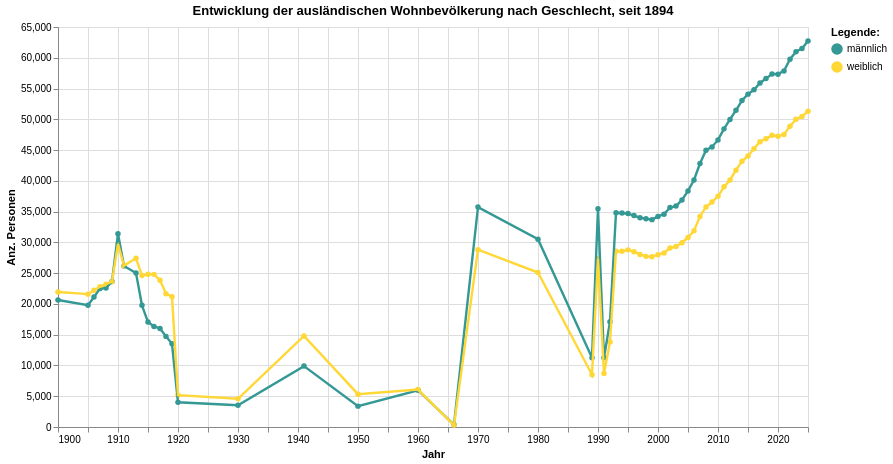

The notebook cell this image was saved under:
### Code cell
grafik2 = mypy_dv.plot_altair_multiline_highlight(
    data = myAgg2.reset_index().sort_values('SexCd', ascending=True)
    ,x = 'StichtagDatJahr:T'
    ,y = 'sum_WBev:Q'
    ,x_beschriftung = 'Jahr'
    , y_beschriftung = 'Anz. Personen'
    ,category = "SexLang:N"
    ,category_beschriftung= 'Legende:'
    ,custom_palette = zuericolors_gender3
    ,warning_status = "ignore" #always or ignore
    ,myTitle="Entwicklung der ausländischen Wohnbevölkerung nach Geschlecht, seit "+str(int(data2betested.index.year.min()))
)
grafik2

### Figure 1 — Vega-Lite specification as saved in the notebook (floating-point values rounded to 4 significant figures)
{"config": {"view": {"continuousWidth": 300, "continuousHeight": 300}}, "layer": [{"mark": {"type": "circle"}, "encoding": {"color": {"field": "SexLang", "legend": {"orient": "right", "title": "Legende:"}, "scale": {"range": ["#349894", "#FFD736", "#986AD5"]}, "type": "nominal"}, "opacity": {"value": 1.3}, "tooltip": [{"field": "StichtagDatJahr", "type": "temporal"}, {"field": "SexLang", "type": "nominal"}, {"field": "sum_WBev", "type": "quantitative"}], "x": {"axis": {"title": "Jahr"}, "field": "StichtagDatJahr", "type": "temporal"}, "y": {"axis": {"title": "Anz. Personen"}, "field": "sum_WBev", "type": "quantitative"}}, "name": "view_6", "title": "Entwicklung der ausländischen Wohnbevölkerung nach Geschlecht, seit 1894"}, {"mark": {"type": "line"}, "encoding": {"color": {"field": "SexLang", "legend": {"orient": "right", "title": "Legende:"}, "scale": {"range": ["#349894", "#FFD736", "#986AD5"]}, "type": "nominal"}, "strokeWidth": {"condition": {"test": {"not": {"param": "param_6"}}, "value": 1.2}, "value": 2.4}, "tooltip": [{"field": "StichtagDatJahr", "type": "temporal"}, {"field": "SexLang", "type": "nominal"}, {"field": "sum_WBev", "type": "quantitative"}], "x": {"axis": {"title": "Jahr"}, "field": "StichtagDatJahr", "type": "temporal"}, "y": {"axis": {"title": "Anz. Personen"}, "field": "sum_WBev", "type": "quantitative"}}, "title": "Entwicklung der ausländischen Wohnbevölkerung nach Geschlecht, seit 1894"}], "data": {"name": "data-49013ac15f41087b71aa9802d9fa26d0"}, "height": 400, "params": [{"name": "param_6", "select": {"type": "point", "fields": ["SexLang:N"], "nearest": true, "on": "pointerover"}, "views": ["view_6"]}], "width": 750, "$schema": "https://vega.github.io/schema/vega-lite/v5.8.0.json", "datasets": {"data-49013ac15f41087b71aa9802d9fa26d0": [{"StichtagDatJahr": "1900-01-01T00:00:00", "SexCd": 1, "SexLang": "männlich", "sum_WBev": 20642}, {"StichtagDatJahr": "2003-01-01T00:00:00", "SexCd": 1, "SexLang": "männlich", "sum_WBev": 35895}, {"StichtagDatJahr": "2002-01-01T00:00:00", "SexCd": 1, "SexLang": "männlich", "sum_WBev": 35664}, {"StichtagDatJahr": "2001-01-01T00:00:00", "SexCd": 1, "SexLang": "männlich", "sum_WBev": 34574}, {"StichtagDatJahr": "2000-01-01T00:00:00", "SexCd": 1, "SexLang": "männlich", "sum_WBev": 34217}, {"StichtagDatJahr": "1999-01-01T00:00:00", "SexCd": 1, "SexLang": "männlich", "sum_WBev": 33698}, {"StichtagDatJahr": "1998-01-01T00:00:00", "SexCd": 1, "SexLang": "männlich", "sum_WBev": 33854}, {"StichtagDatJahr": "1997-01-01T00:00:00", "SexCd": 1, "SexLang": "männlich", "sum_WBev": 34008}, {"StichtagDatJahr": "2004-01-01T00:00:00", "SexCd": 1, "SexLang": "männlich", "sum_WBev": 36898}, {"StichtagDatJahr": "1996-01-01T00:00:00", "SexCd": 1, "SexLang": "männlich", "sum_WBev": 34366}, {"StichtagDatJahr": "1994-01-01T00:00:00", "SexCd": 1, "SexLang": "männlich", "sum_WBev": 34779}, {"StichtagDatJahr": "1993-01-01T00:00:00", "SexCd": 1, "SexLang": "männlich", "sum_WBev": 34811}, {"StichtagDatJahr": "1992-01-01T00:00:00", "SexCd": 1, "SexLang": "männlich", "sum_WBev": 17105}, {"StichtagDatJahr": "1991-01-01T00:00:00", "SexCd": 1, "SexLang": "männlich", "sum_WBev": 11247}, {"StichtagDatJahr": "1990-01-01T00:00:00", "SexCd": 1, "SexLang": "männlich", "sum_WBev": 35463}, {"StichtagDatJahr": "1989-01-01T00:00:00", "SexCd": 1, "SexLang": "männlich", "sum_WBev": 11264}, {"StichtagDatJahr": "1980-01-01T00:00:00", "SexCd": 1, "SexLang": "männlich", "sum_WBev": 30527}, {"StichtagDatJahr": "2025-01-01T00:00:00", "SexCd": 1, "SexLang": "männlich", "sum_WBev": 62717}, {"StichtagDatJahr": "2005-01-01T00:00:00", "SexCd": 1, "SexLang": "männlich", "sum_WBev": 38364}, {"StichtagDatJahr": "2006-01-01T00:00:00", "SexCd": 1, "SexLang": "männlich", "sum_WBev": 40138}, {"StichtagDatJahr": "2007-01-01T00:00:00", "SexCd": 1, "SexLang": "männlich", "sum_WBev": 42807}, {"StichtagDatJahr": "2024-01-01T00:00:00", "SexCd": 1, "SexLang": "männlich", "sum_WBev": 61491}, {"StichtagDatJahr": "2023-01-01T00:00:00", "SexCd": 1, "SexLang": "männlich", "sum_WBev": 60972}, {"StichtagDatJahr": "2022-01-01T00:00:00", "SexCd": 1, "SexLang": "männlich", "sum_WBev": 59769}, {"StichtagDatJahr": "2021-01-01T00:00:00", "SexCd": 1, "SexLang": "männlich", "sum_WBev": 57867}, {"StichtagDatJahr": "2020-01-01T00:00:00", "SexCd": 1, "SexLang": "männlich", "sum_WBev": 57338}, {"StichtagDatJahr": "2019-01-01T00:00:00", "SexCd": 1, "SexLang": "männlich", "sum_WBev": 57380}, {"StichtagDatJahr": "2018-01-01T00:00:00", "SexCd": 1, "SexLang": "männlich", "sum_WBev": 56618}, {"StichtagDatJahr": "2017-01-01T00:00:00", "SexCd": 1, "SexLang": "männlich", "sum_WBev": 55907}, {"StichtagDatJahr": "2016-01-01T00:00:00", "SexCd": 1, "SexLang": "männlich", "sum_WBev": 54788}, {"StichtagDatJahr": "2015-01-01T00:00:00", "SexCd": 1, "SexLang": "männlich", "sum_WBev": 54092}, {"StichtagDatJahr": "2014-01-01T00:00:00", "SexCd": 1, "SexLang": "männlich", "sum_WBev": 53051}, {"StichtagDatJahr": "2013-01-01T00:00:00", "SexCd": 1, "SexLang": "männlich", "sum_WBev": 51468}, {"StichtagDatJahr": "2012-01-01T00:00:00", "SexCd": 1, "SexLang": "männlich", "sum_WBev": 49975}, {"StichtagDatJahr": "2011-01-01T00:00:00", "SexCd": 1, "SexLang": "männlich", "sum_WBev": 48446}, {"StichtagDatJahr": "2010-01-01T00:00:00", "SexCd": 1, "SexLang": "männlich", "sum_WBev": 46648}, {"StichtagDatJahr": "2009-01-01T00:00:00", "SexCd": 1, "SexLang": "männlich", "sum_WBev": 45515}, {"StichtagDatJahr": "2008-01-01T00:00:00", "SexCd": 1, "SexLang": "männlich", "sum_WBev": 44986}, {"StichtagDatJahr": "1970-01-01T00:00:00", "SexCd": 1, "SexLang": "männlich", "sum_WBev": 35736}, {"StichtagDatJahr": "1966-01-01T00:00:00", "SexCd": 1, "SexLang": "männlich", "sum_WBev": 387}, {"StichtagDatJahr": "1995-01-01T00:00:00", "SexCd": 1, "SexLang": "männlich", "sum_WBev": 34677}, {"StichtagDatJahr": "1908-01-01T00:00:00", "SexCd": 1, "SexLang": "männlich", "sum_WBev": 22574}, {"StichtagDatJahr": "1917-01-01T00:00:00", "SexCd": 1, "SexLang": "männlich", "sum_WBev": 16011}, {"StichtagDatJahr": "1913-01-01T00:00:00", "SexCd": 1, "SexLang": "männlich", "sum_WBev": 25020}, {"StichtagDatJahr": "1919-01-01T00:00:00", "SexCd": 1, "SexLang": "männlich", "sum_WBev": 13517}, {"StichtagDatJahr": "1920-01-01T00:00:00", "SexCd": 1, "SexLang": "männlich", "sum_WBev": 4018}, {"StichtagDatJahr": "1910-01-01T00:00:00", "SexCd": 1, "SexLang": "männlich", "sum_WBev": 31419}, {"StichtagDatJahr": "1907-01-01T00:00:00", "SexCd": 1, "SexLang": "männlich", "sum_WBev": 22500}, {"StichtagDatJahr": "1916-01-01T00:00:00", "SexCd": 1, "SexLang": "männlich", "sum_WBev": 16329}, {"StichtagDatJahr": "1918-01-01T00:00:00", "SexCd": 1, "SexLang": "männlich", "sum_WBev": 14726}, {"StichtagDatJahr": "1906-01-01T00:00:00", "SexCd": 1, "SexLang": "männlich", "sum_WBev": 21132}, {"StichtagDatJahr": "1930-01-01T00:00:00", "SexCd": 1, "SexLang": "männlich", "sum_WBev": 3532}, {"StichtagDatJahr": "1941-01-01T00:00:00", "SexCd": 1, "SexLang": "männlich", "sum_WBev": 9895}, {"StichtagDatJahr": "1915-01-01T00:00:00", "SexCd": 1, "SexLang": "männlich", "sum_WBev": 17054}, {"StichtagDatJahr": "1905-01-01T00:00:00", "SexCd": 1, "SexLang": "männlich", "sum_WBev": 19795}, {"StichtagDatJahr": "1950-01-01T00:00:00", "SexCd": 1, "SexLang": "männlich", "sum_WBev": 3391}, {"StichtagDatJahr": "1911-01-01T00:00:00", "SexCd": 1, "SexLang": "männlich", "sum_WBev": 26150}, {"StichtagDatJahr": "1960-01-01T00:00:00", "SexCd": 1, "SexLang": "männlich", "sum_WBev": 5976}, {"StichtagDatJahr": "1914-01-01T00:00:00", "SexCd": 1, "SexLang": "männlich", "sum_WBev": 19770}, {"StichtagDatJahr": "1909-01-01T00:00:00", "SexCd": 1, "SexLang": "männlich", "sum_WBev": 23649}, {"StichtagDatJahr": "1910-01-01T00:00:00", "SexCd": 2, "SexLang": "weiblich", "sum_WBev": 29755}, {"StichtagDatJahr": "2012-01-01T00:00:00", "SexCd": 2, "SexLang": "weiblich", "sum_WBev": 40151}, {"StichtagDatJahr": "1911-01-01T00:00:00", "SexCd": 2, "SexLang": "weiblich", "sum_WBev": 26221}, {"StichtagDatJahr": "2010-01-01T00:00:00", "SexCd": 2, "SexLang": "weiblich", "sum_WBev": 37482}, {"StichtagDatJahr": "2013-01-01T00:00:00", "SexCd": 2, "SexLang": "weiblich", "sum_WBev": 41742}, {"StichtagDatJahr": "1909-01-01T00:00:00", "SexCd": 2, "SexLang": "weiblich", "sum_WBev": 23615}, {"StichtagDatJahr": "2014-01-01T00:00:00", "SexCd": 2, "SexLang": "weiblich", "sum_WBev": 43173}, {"StichtagDatJahr": "2011-01-01T00:00:00", "SexCd": 2, "SexLang": "weiblich", "sum_WBev": 39025}, {"StichtagDatJahr": "1966-01-01T00:00:00", "SexCd": 2, "SexLang": "weiblich", "sum_WBev": 310}, {"StichtagDatJahr": "1908-01-01T00:00:00", "SexCd": 2, "SexLang": "weiblich", "sum_WBev": 23215}, {"StichtagDatJahr": "2016-01-01T00:00:00", "SexCd": 2, "SexLang": "weiblich", "sum_WBev": 45201}, {"StichtagDatJahr": "2017-01-01T00:00:00", "SexCd": 2, "SexLang": "weiblich", "sum_WBev": 46363}, {"StichtagDatJahr": "1907-01-01T00:00:00", "SexCd": 2, "SexLang": "weiblich", "sum_WBev": 22781}, {"StichtagDatJahr": "2018-01-01T00:00:00", "SexCd": 2, "SexLang": "weiblich", "sum_WBev": 46837}, {"StichtagDatJahr": "2019-01-01T00:00:00", "SexCd": 2, "SexLang": "weiblich", "sum_WBev": 47392}, {"StichtagDatJahr": "1906-01-01T00:00:00", "SexCd": 2, "SexLang": "weiblich", "sum_WBev": 22226}, {"StichtagDatJahr": "2020-01-01T00:00:00", "SexCd": 2, "SexLang": "weiblich", "sum_WBev": 47238}, {"StichtagDatJahr": "2021-01-01T00:00:00", "SexCd": 2, "SexLang": "weiblich", "sum_WBev": 47542}, {"StichtagDatJahr": "1905-01-01T00:00:00", "SexCd": 2, "SexLang": "weiblich", "sum_WBev": 21591}, {"StichtagDatJahr": "2022-01-01T00:00:00", "SexCd": 2, "SexLang": "weiblich", "sum_WBev": 48889}, {"StichtagDatJahr": "2023-01-01T00:00:00", "SexCd": 2, "SexLang": "weiblich", "sum_WBev": 50027}, {"StichtagDatJahr": "1900-01-01T00:00:00", "SexCd": 2, "SexLang": "weiblich", "sum_WBev": 21936}, {"StichtagDatJahr": "2024-01-01T00:00:00", "SexCd": 2, "SexLang": "weiblich", "sum_WBev": 50449}, {"StichtagDatJahr": "2015-01-01T00:00:00", "SexCd": 2, "SexLang": "weiblich", "sum_WBev": 44042}, {"StichtagDatJahr": "2009-01-01T00:00:00", "SexCd": 2, "SexLang": "weiblich", "sum_WBev": 36545}, {"StichtagDatJahr": "1914-01-01T00:00:00", "SexCd": 2, "SexLang": "weiblich", "sum_WBev": 24602}, {"StichtagDatJahr": "1913-01-01T00:00:00", "SexCd": 2, "SexLang": "weiblich", "sum_WBev": 27412}, {"StichtagDatJahr": "1970-01-01T00:00:00", "SexCd": 2, "SexLang": "weiblich", "sum_WBev": 28822}, {"StichtagDatJahr": "1950-01-01T00:00:00", "SexCd": 2, "SexLang": "weiblich", "sum_WBev": 5338}, {"StichtagDatJahr": "1980-01-01T00:00:00", "SexCd": 2, "SexLang": "weiblich", "sum_WBev": 25105}, {"StichtagDatJahr": "1989-01-01T00:00:00", "SexCd": 2, "SexLang": "weiblich", "sum_WBev": 8497}, {"StichtagDatJahr": "1941-01-01T00:00:00", "SexCd": 2, "SexLang": "weiblich", "sum_WBev": 14794}, {"StichtagDatJahr": "1990-01-01T00:00:00", "SexCd": 2, "SexLang": "weiblich", "sum_WBev": 27348}, {"StichtagDatJahr": "1991-01-01T00:00:00", "SexCd": 2, "SexLang": "weiblich", "sum_WBev": 8714}, {"StichtagDatJahr": "1930-01-01T00:00:00", "SexCd": 2, "SexLang": "weiblich", "sum_WBev": 4589}, {"StichtagDatJahr": "1992-01-01T00:00:00", "SexCd": 2, "SexLang": "weiblich", "sum_WBev": 13814}, {"StichtagDatJahr": "1993-01-01T00:00:00", "SexCd": 2, "SexLang": "weiblich", "sum_WBev": 28565}, {"StichtagDatJahr": "1920-01-01T00:00:00", "SexCd": 2, "SexLang": "weiblich", "sum_WBev": 5178}, {"StichtagDatJahr": "1994-01-01T00:00:00", "SexCd": 2, "SexLang": "weiblich", "sum_WBev": 28555}, {"StichtagDatJahr": "1995-01-01T00:00:00", "SexCd": 2, "SexLang": "weiblich", "sum_WBev": 28784}, {"StichtagDatJahr": "1996-01-01T00:00:00", "SexCd": 2, "SexLang": "weiblich", "sum_WBev": 28494}, {"StichtagDatJahr": "1919-01-01T00:00:00", "SexCd": 2, "SexLang": "weiblich", "sum_WBev": 21157}, {"StichtagDatJahr": "1997-01-01T00:00:00", "SexCd": 2, "SexLang": "weiblich", "sum_WBev": 28046}, {"StichtagDatJahr": "1918-01-01T00:00:00", "SexCd": 2, "SexLang": "weiblich", "sum_WBev": 21657}, {"StichtagDatJahr": "2007-01-01T00:00:00", "SexCd": 2, "SexLang": "weiblich", "sum_WBev": 34211}, {"StichtagDatJahr": "2006-01-01T00:00:00", "SexCd": 2, "SexLang": "weiblich", "sum_WBev": 31898}, {"StichtagDatJahr": "1960-01-01T00:00:00", "SexCd": 2, "SexLang": "weiblich", "sum_WBev": 6079}, {"StichtagDatJahr": "2005-01-01T00:00:00", "SexCd": 2, "SexLang": "weiblich", "sum_WBev": 30789}, {"StichtagDatJahr": "2004-01-01T00:00:00", "SexCd": 2, "SexLang": "weiblich", "sum_WBev": 29941}, {"StichtagDatJahr": "1915-01-01T00:00:00", "SexCd": 2, "SexLang": "weiblich", "sum_WBev": 24811}, {"StichtagDatJahr": "2008-01-01T00:00:00", "SexCd": 2, "SexLang": "weiblich", "sum_WBev": 35755}, {"StichtagDatJahr": "2003-01-01T00:00:00", "SexCd": 2, "SexLang": "weiblich", "sum_WBev": 29338}, {"StichtagDatJahr": "2002-01-01T00:00:00", "SexCd": 2, "SexLang": "weiblich", "sum_WBev": 29071}, {"StichtagDatJahr": "2001-01-01T00:00:00", "SexCd": 2, "SexLang": "weiblich", "sum_WBev": 28283}, {"StichtagDatJahr": "2000-01-01T00:00:00", "SexCd": 2, "SexLang": "weiblich", "sum_WBev": 28009}, {"StichtagDatJahr": "1917-01-01T00:00:00", "SexCd": 2, "SexLang": "weiblich", "sum_WBev": 23850}, {"StichtagDatJahr": "1999-01-01T00:00:00", "SexCd": 2, "SexLang": "weiblich", "sum_WBev": 27684}, {"StichtagDatJahr": "1998-01-01T00:00:00", "SexCd": 2, "SexLang": "weiblich", "sum_WBev": 27728}, {"StichtagDatJahr": "1916-01-01T00:00:00", "SexCd": 2, "SexLang": "weiblich", "sum_WBev": 24802}, {"StichtagDatJahr": "2025-01-01T00:00:00", "SexCd": 2, "SexLang": "weiblich", "sum_WBev": 51313}]}}
